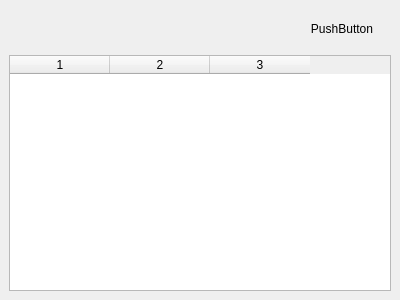
<?xml version="1.0" encoding="UTF-8"?>
<ui version="4.0">
 <class>ProblemDock</class>
 <widget class="QDockWidget" name="ProblemDock">
  <property name="geometry">
   <rect>
    <x>0</x>
    <y>0</y>
    <width>400</width>
    <height>300</height>
   </rect>
  </property>
  <property name="windowTitle">
   <string>Problems</string>
  </property>
  <widget class="QWidget" name="dockWidgetContents">
   <layout class="QVBoxLayout" name="verticalLayout">
    <item>
     <widget class="QWidget" name="widget_3" native="true">
      <layout class="QHBoxLayout" name="horizontalLayout_4">
       <item>
        <spacer name="horizontalSpacer_3">
         <property name="orientation">
          <enum>Qt::Horizontal</enum>
         </property>
         <property name="sizeHint" stdset="0">
          <size>
           <width>694</width>
           <height>20</height>
          </size>
         </property>
        </spacer>
       </item>
       <item>
        <widget class="QPushButton" name="pushButton_2">
         <property name="text">
          <string>PushButton</string>
         </property>
         <property name="flat">
          <bool>true</bool>
         </property>
        </widget>
       </item>
      </layout>
     </widget>
    </item>
    <item>
     <widget class="QTableWidget" name="tableProblems">
      <property name="gridStyle">
       <enum>Qt::DashLine</enum>
      </property>
      <property name="sortingEnabled">
       <bool>true</bool>
      </property>
      <property name="columnCount">
       <number>3</number>
      </property>
      <attribute name="verticalHeaderVisible">
       <bool>true</bool>
      </attribute>
      <column/>
      <column/>
      <column/>
     </widget>
    </item>
   </layout>
  </widget>
 </widget>
 <resources/>
 <connections/>
</ui>
